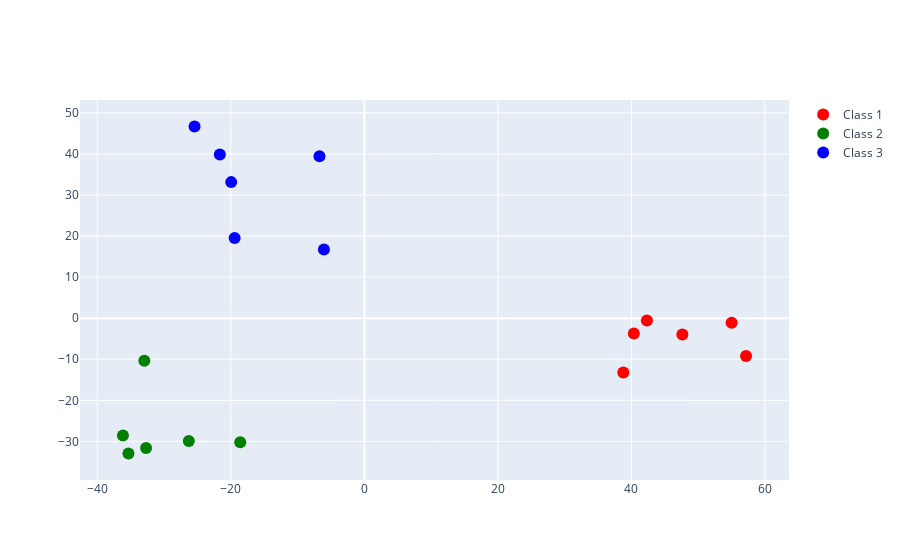

Notebook source saved alongside this figure:
### Code cell
# Let's use PCA to reduce the dimensionality of the embeddings to 2D

pca = PCA(n_components=2)
pca.fit(embeddings_class_1 + embeddings_class_2 + embeddings_class_3)
pca_embeddings_class_1 = pca.transform(embeddings_class_1)
pca_embeddings_class_2 = pca.transform(embeddings_class_2)
pca_embeddings_class_3 = pca.transform(embeddings_class_3)

# Now let's plot the embeddings from all three classes

fig = go.Figure()

for i, embeddings in enumerate([pca_embeddings_class_1, pca_embeddings_class_2, pca_embeddings_class_3]):

    fig.add_trace(go.Scatter(
        x=embeddings[:,0],
        y=embeddings[:,1],
        mode="markers",
        name=f"Class {i+1}",
        marker=dict(
            size=12,
            color=["red", "green", "blue"][i],
        ),
        text=class_1 + class_2 + class_3,
        hovertemplate=
        "<b>%{text}</b><br><br>" +

        "<i>Similarity to new sentence:</i><br>" +
        "%{marker.color:.2f}<br>" +
        "<extra></extra>"
    ))

    

fig.update_traces(textposition='top center')

fig.show()

### Figure 1 — Plotly figure (JSON) as saved in the notebook; plotly's stock layout.template omitted (floating-point values rounded to 4 significant figures)
{"data": [{"hovertemplate": "<b>%{text}</b><br><br><i>Similarity to new sentence:</i><br>%{marker.color:.2f}<br><extra></extra>", "marker": {"color": "red", "size": 12}, "mode": "markers", "name": "Class 1", "text": ["Find balance in the digital age with mindful technology use and prioritizing self-care.", "Take charge of your digital wellbeing by setting boundaries and practicing digital detoxes.", "Promote digital wellbeing through healthy screen time habits and fostering positive online relationships.", "Explore digital wellbeing apps and tools that help you manage your digital presence and mental health.", "Prioritize your physical and mental health by practicing digital mindfulness and limiting screen time.", "Digital wellbeing starts with conscious choices, such as disconnecting from devices and engaging in offline activities.", "Digital natives effortlessly navigate the digital landscape, growing up in a world saturated with technology.", "Born in the digital era, digital natives possess innate digital literacy and adapt quickly to new technologies.", "Digital natives seamlessly integrate technology into their daily lives, leveraging it for communication, learning, and entertainment.", "As digital natives, they are the vanguards of technological advancements, shaping the digital landscape with their digital-first mindset.", "Digital natives are fluent in the language of emojis, hashtags, and memes, using them to express themselves in the digital realm.", "Growing up surrounded by screens, digital natives are at ease multitasking across multiple devices and platforms.", "Digital companies leverage innovative technologies to disrupt traditional industries and drive digital transformation.", "Agile and data-driven, digital companies thrive in the ever-evolving digital ecosystem, constantly adapting to market demands.", "Digital companies prioritize user experience, leveraging intuitive interfaces and seamless interactions to engage and retain customers.", "From e-commerce giants to fintech startups, digital companies revolutionize the way business is conducted in the digital age.", "Digital companies harness the power of big data and analytics to gain actionable insights and drive informed decision-making.", "In a borderless digital world, digital companies operate globally, transcending geographical limitations and connecting people worldwide."], "textposition": "top center", "type": "scatter", "x": [40.36, 55.01, 38.78, 42.32, 57.17, 47.63], "y": [-3.711, -1.116, -13.22, -0.5755, -9.198, -3.961]}, {"hovertemplate": "<b>%{text}</b><br><br><i>Similarity to new sentence:</i><br>%{marker.color:.2f}<br><extra></extra>", "marker": {"color": "green", "size": 12}, "mode": "markers", "name": "Class 2", "text": ["Find balance in the digital age with mindful technology use and prioritizing self-care.", "Take charge of your digital wellbeing by setting boundaries and practicing digital detoxes.", "Promote digital wellbeing through healthy screen time habits and fostering positive online relationships.", "Explore digital wellbeing apps and tools that help you manage your digital presence and mental health.", "Prioritize your physical and mental health by practicing digital mindfulness and limiting screen time.", "Digital wellbeing starts with conscious choices, such as disconnecting from devices and engaging in offline activities.", "Digital natives effortlessly navigate the digital landscape, growing up in a world saturated with technology.", "Born in the digital era, digital natives possess innate digital literacy and adapt quickly to new technologies.", "Digital natives seamlessly integrate technology into their daily lives, leveraging it for communication, learning, and entertainment.", "As digital natives, they are the vanguards of technological advancements, shaping the digital landscape with their digital-first mindset.", "Digital natives are fluent in the language of emojis, hashtags, and memes, using them to express themselves in the digital realm.", "Growing up surrounded by screens, digital natives are at ease multitasking across multiple devices and platforms.", "Digital companies leverage innovative technologies to disrupt traditional industries and drive digital transformation.", "Agile and data-driven, digital companies thrive in the ever-evolving digital ecosystem, constantly adapting to market demands.", "Digital companies prioritize user experience, leveraging intuitive interfaces and seamless interactions to engage and retain customers.", "From e-commerce giants to fintech startups, digital companies revolutionize the way business is conducted in the digital age.", "Digital companies harness the power of big data and analytics to gain actionable insights and drive informed decision-making.", "In a borderless digital world, digital companies operate globally, transcending geographical limitations and connecting people worldwide."], "textposition": "top center", "type": "scatter", "x": [-32.7, -36.16, -35.34, -32.96, -26.29, -18.59], "y": [-31.59, -28.56, -32.96, -10.39, -29.93, -30.2]}, {"hovertemplate": "<b>%{text}</b><br><br><i>Similarity to new sentence:</i><br>%{marker.color:.2f}<br><extra></extra>", "marker": {"color": "blue", "size": 12}, "mode": "markers", "name": "Class 3", "text": ["Find balance in the digital age with mindful technology use and prioritizing self-care.", "Take charge of your digital wellbeing by setting boundaries and practicing digital detoxes.", "Promote digital wellbeing through healthy screen time habits and fostering positive online relationships.", "Explore digital wellbeing apps and tools that help you manage your digital presence and mental health.", "Prioritize your physical and mental health by practicing digital mindfulness and limiting screen time.", "Digital wellbeing starts with conscious choices, such as disconnecting from devices and engaging in offline activities.", "Digital natives effortlessly navigate the digital landscape, growing up in a world saturated with technology.", "Born in the digital era, digital natives possess innate digital literacy and adapt quickly to new technologies.", "Digital natives seamlessly integrate technology into their daily lives, leveraging it for communication, learning, and entertainment.", "As digital natives, they are the vanguards of technological advancements, shaping the digital landscape with their digital-first mindset.", "Digital natives are fluent in the language of emojis, hashtags, and memes, using them to express themselves in the digital realm.", "Growing up surrounded by screens, digital natives are at ease multitasking across multiple devices and platforms.", "Digital companies leverage innovative technologies to disrupt traditional industries and drive digital transformation.", "Agile and data-driven, digital companies thrive in the ever-evolving digital ecosystem, constantly adapting to market demands.", "Digital companies prioritize user experience, leveraging intuitive interfaces and seamless interactions to engage and retain customers.", "From e-commerce giants to fintech startups, digital companies revolutionize the way business is conducted in the digital age.", "Digital companies harness the power of big data and analytics to gain actionable insights and drive informed decision-making.", "In a borderless digital world, digital companies operate globally, transcending geographical limitations and connecting people worldwide."], "textposition": "top center", "type": "scatter", "x": [-25.44, -19.94, -6.058, -21.65, -6.722, -19.43], "y": [46.7, 33.15, 16.73, 39.87, 39.43, 19.53]}], "layout": {}}
